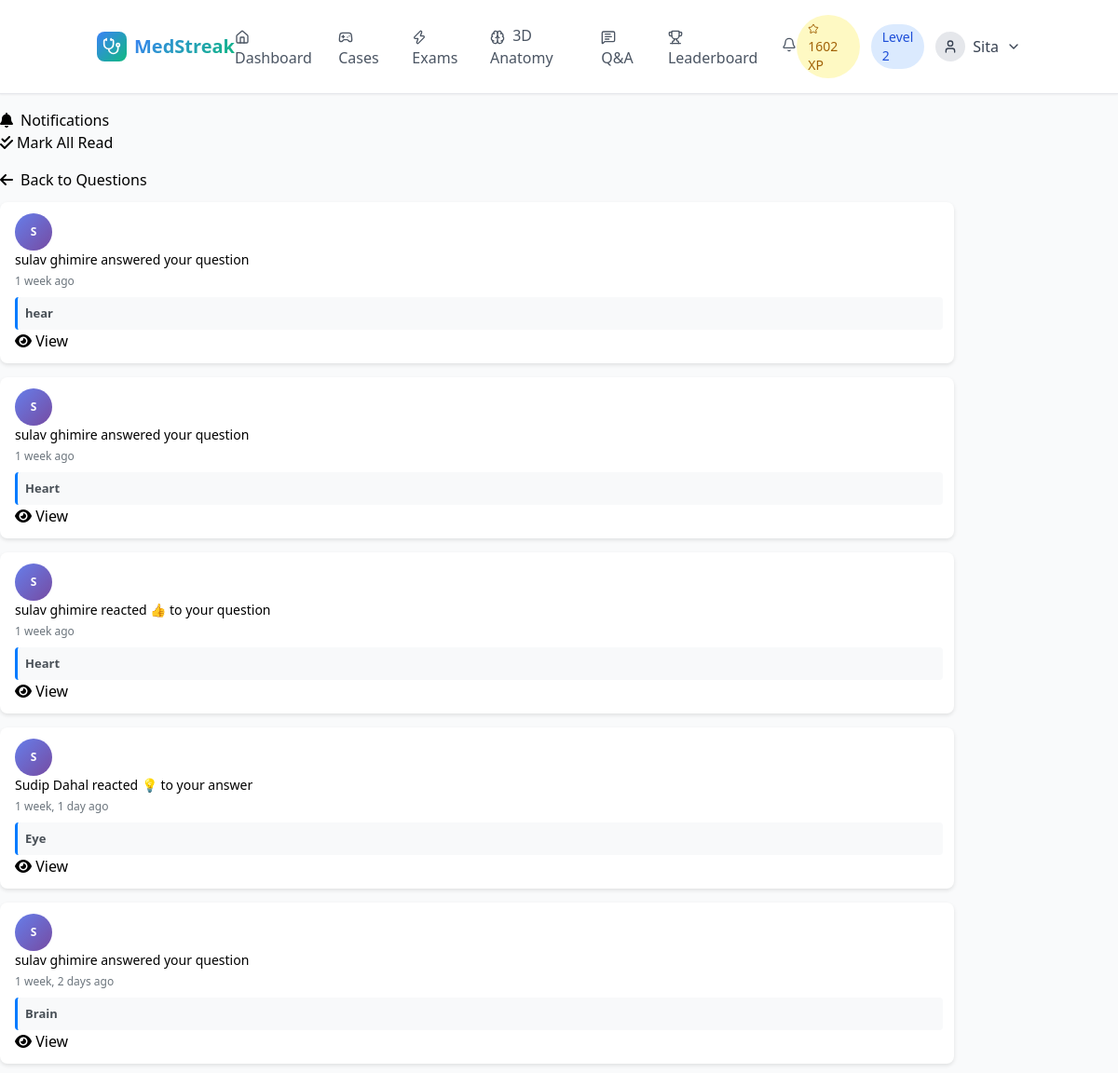
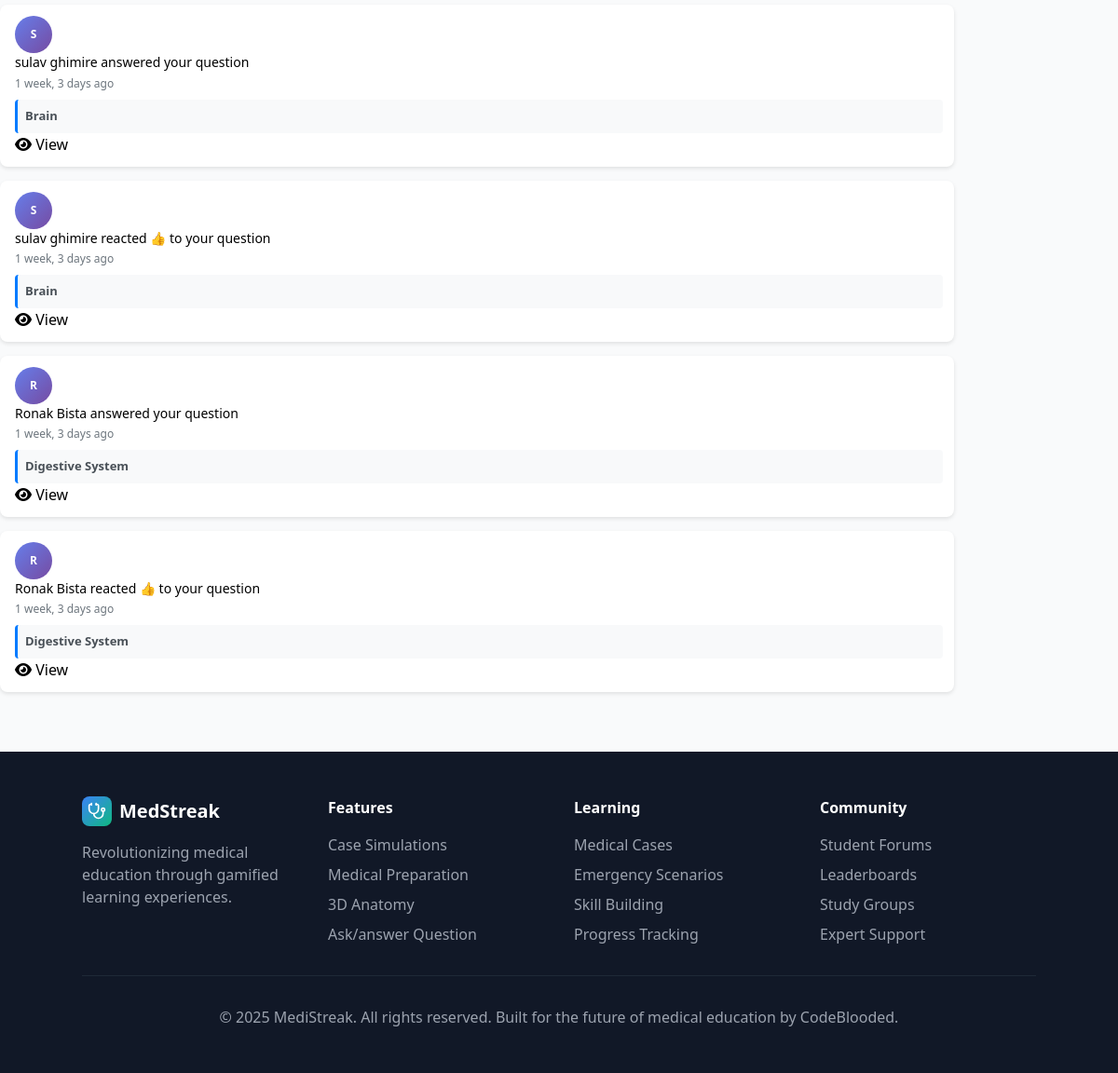
/ai-checker/notifications/ (signed in), run on the app's committed database (2 pictures, top to bottom).
### core/models.py (models this page shows, shortened)
class StudentProfile(models.Model):
    YEAR_CHOICES = [
        ('1', 'First Year'),
        ('2', 'Second Year'),
        ('3', 'Third Year'),
        ('4', 'Fourth Year'),
        ('resident', 'Resident'),
        ('other', 'Other'),
    ]
    SPECIALIZATION_CHOICES = [
        ('general', 'General Medicine'),
        ('cardiology', 'Cardiology'),
        ('neurology', 'Neurology'),
        ('pediatrics', 'Pediatrics'),
        ('surgery', 'Surgery'),
        ('psychiatry', 'Psychiatry'),
        ('emergency', 'Emergency Medicine'),
        ('radiology', 'Radiology'),
        ('pathology', 'Pathology'),
        ('other', 'Other'),
    ]
    user = models.OneToOneField(User, on_delete=models.CASCADE)
    student_id =  models.CharField(max_length=100, unique=True, default=generate_student_id)
    university = models.CharField(max_length=200, blank=True)
    year_of_study = models.CharField(max_length=10, choices=YEAR_CHOICES, default='1')
    specialization = models.CharField(max_length=20, choices=SPECIALIZATION_CHOICES, default='general')
    total_xp = models.IntegerField(default=0)
    level = models.IntegerField(default=1)
    current_streak = models.IntegerField(default=0)
    longest_streak = models.IntegerField(default=0)
    last_activity = models.DateTimeField(default=timezone.now)
    cases_completed = models.IntegerField(default=0)
    quiz_accuracy = models.FloatField(default=0.0)
    total_study_time = models.IntegerField(default=0)  # in minutes
    timed_challenges_completed = models.IntegerField(default=0)
    is_profile_complete = models.BooleanField(default=False)
    email_notifications = models.BooleanField(default=True)
    public_profile = models.BooleanField(default=True)
    created_at = models.DateTimeField(auto_now_add=True)
    updated_at = models.DateTimeField(auto_now=True)

### ai_checker/models.py (models this page shows, shortened)
class Notification(models.Model):
    NOTIFICATION_TYPES = [
        ('question_reaction', 'Question Reaction'),
        ('question_answer', 'Question Answer'),
        ('answer_reaction', 'Answer Reaction'),
    ]
    recipient = models.ForeignKey(User, on_delete=models.CASCADE, related_name='notifications')
    sender = models.ForeignKey(User, on_delete=models.CASCADE, related_name='sent_notifications')
    notification_type = models.CharField(max_length=20, choices=NOTIFICATION_TYPES)
    question = models.ForeignKey(Question, on_delete=models.CASCADE, null=True, blank=True)
    answer = models.ForeignKey(Answer, on_delete=models.CASCADE, null=True, blank=True)
    reaction_type = models.CharField(max_length=10, blank=True, null=True)
    is_read = models.BooleanField(default=False)
    created_at = models.DateTimeField(default=timezone.now)
    class Meta:
        ordering = ['-created_at']
    def get_message(self):
        if self.notification_type == 'question_reaction':
            reaction_emoji = dict(QuestionReaction.REACTION_CHOICES).get(self.reaction_type, '👍')
            return f"{self.sender.get_full_name() or self.sender.username} reacted {reaction_emoji} to your question"
        elif self.notification_type == 'question_answer':
            return f"{self.sender.get_full_name() or self.sender.username} answered your question"
        elif self.notification_type == 'answer_reaction':
            reaction_emoji = dict(AnswerReaction.REACTION_CHOICES).get(self.reaction_type, '👍')
            return f"{self.sender.get_full_name() or self.sender.username} reacted {reaction_emoji} to your answer"
        return "New notification"
    def get_url(self):
        if self.question:
            return f"/ai-checker/question/{self.question.id}/"
        return "/ai-checker/"

class Question(models.Model):
    author = models.ForeignKey(User, on_delete=models.CASCADE, related_name='questions')
    title = models.CharField(max_length=200)
    content = models.TextField()
    image = models.ImageField(upload_to='question_images/', blank=True, null=True)
    created_at = models.DateTimeField(default=timezone.now)
    updated_at = models.DateTimeField(auto_now=True)
    class Meta:
        ordering = ['-created_at']

### ai_checker/views.py (the view)
# urls.py: path('notifications/', views.notifications, name='notifications'),
@login_required
def notifications(request):
    notifications = Notification.objects.filter(recipient=request.user).select_related(
        'sender', 'question', 'answer'
    )
    paginator = Paginator(notifications, 20)
    page_number = request.GET.get('page')
    page_obj = paginator.get_page(page_number)
    context = {
        'page_obj': page_obj,
    }
    return render(request, 'ai_checker/notifications.html', context)

### ai_checker/context_processors.py (called while the page is built)
def notification_count(request):
    if request.user.is_authenticated:
        unread_count = Notification.objects.filter(
            recipient=request.user,
            is_read=False
        ).count()
        return {'unread_notification_count': unread_count}
    return {'unread_notification_count': 0}

### templates/ai_checker/notifications.html (shortened to what this page needs)
{% extends 'base.html' %}
{% load static %}
{% block extra_css %}
<link href="https://cdnjs.cloudflare.com/ajax/libs/font-awesome/6.0.0/css/all.min.css" rel="stylesheet">
{% endblock %}
{% block content %}
<div class="container mt-4">
    <div class="row justify-content-center">
        <div class="col-lg-8">
            <div class="d-flex justify-content-between align-items-center mb-4">
                <h2><i class="fas fa-bell me-2"></i>Notifications</h2>
                <button class="btn btn-outline-primary btn-sm" onclick="markAllAsRead()">
                    <i class="fas fa-check-double me-1"></i>Mark All Read
                </button>
            </div>
            <div class="mb-3">
                <a href="{% url 'ai_checker:question_feed' %}" class="btn btn-outline-secondary">
                    <i class="fas fa-arrow-left me-2"></i>Back to Questions
                </a>
            </div>
            {% for notification in page_obj %}
            <div class="notification-card p-3 {% if not notification.is_read %}unread{% endif %}"
                 data-notification-id="{{ notification.id }}">
                <div class="d-flex align-items-start">
                    <div class="notification-avatar me-3">
                        {{ notification.sender.username|first|upper }}
                    </div>
                    <div class="notification-content">
                        <p class="notification-message">
                            {{ notification.get_message }}
                        </p>
                        <div class="notification-time">
                            {{ notification.created_at|timesince }} ago
                        </div>
                        {% if notification.question %}
                        <div class="notification-question">
                            <strong>{{ notification.question.title }}</strong>
                        </div>
                        {% endif %}
                    </div>
                    <div class="d-flex flex-column align-items-end">
                        {% if notification.question %}
                        <a href="{{ notification.get_url }}" class="btn btn-sm btn-primary">
                            <i class="fas fa-eye"></i> View
                        </a>
                        {% endif %}
                    </div>
                </div>
            </div>
            {% empty %}
            <div class="text-center py-5">
                <i class="fas fa-bell-slash fa-3x text-muted mb-3"></i>
                <h5>No notifications yet</h5>
                <p class="text-muted">You'll see notifications here when someone interacts with your questions or answers.</p>
            </div>
            {% endfor %}
        </div>
    </div>
</div>
{% endblock %}

### templates/base.html (shortened to what this page needs)
<!DOCTYPE html>
<html lang="en">
<head>
    <script src="https://cdn.tailwindcss.com"></script>
    {% block extra_css %}{% endblock %}
</head>
<body class="bg-gray-50">
    <header class="bg-white border-b sticky top-0 z-50 shadow-sm">
        <div class="container mx-auto px-4 py-4 flex items-center justify-between">
            <a href="{% url 'home' %}" class="flex items-center space-x-2">
                <div class="w-8 h-8 gradient-bg rounded-lg flex items-center justify-center">
                    <i data-lucide="stethoscope" class="w-5 h-5 text-white"></i>
                </div>
                <span class="text-xl font-bold gradient-text">MedStreak</span>
            </a>
            <nav class="hidden md:flex items-center space-x-6">
                {% if user.is_authenticated %}
                    <a href="{% url 'dashboard' %}" class="text-gray-600 hover:text-blue-600 transition-colors {% if request.resolver_match.url_name == 'dashboard' %}text-blue-600 font-medium{% endif %}">
                        <i data-lucide="home" class="w-4 h-4 inline mr-1"></i>
                        Dashboard
                    </a>
                    <a href="{% url 'case_list' %}" class="text-gray-600 hover:text-blue-600 transition-colors">
                        <i data-lucide="gamepad-2" class="w-4 h-4 inline mr-1"></i>
                        Cases
                    </a>
                    <a href="{% url 'quizzes:quiz_list' %}" class="text-gray-600 hover:text-blue-600 transition-colors">
                        <i data-lucide="zap" class="w-4 h-4 inline mr-1"></i>
                        Exams
                    </a>
                    <a href="{% url 'anatomy_explorer' %}" class="text-gray-600 hover:text-blue-600 transition-colors">
                        <i data-lucide="brain" class="w-4 h-4 inline mr-1"></i>
                        3D Anatomy
                    </a>
                    <a href="{% url 'ai_checker:question_feed' %}" class="text-gray-600 hover:text-blue-600 transition-colors">
                    <i data-lucide="message-square-text" class="w-4 h-4 inline mr-1"></i>
                       Q&A
                    </a>
                    <a href="{% url 'leaderboard' %}" class="text-gray-600 hover:text-blue-600 transition-colors">
                        <i data-lucide="trophy" class="w-4 h-4 inline mr-1"></i>
                        Leaderboard
                    </a>
                    <div class="relative" id="notification-dropdown">
                        <button class="text-gray-600 hover:text-blue-600 transition-colors relative inline-flex items-center focus:outline-none" onclick="toggleNotificationDropdown()">
                            <i data-lucide="bell" class="w-4 h-4"></i>
                        </button>
                    </div>
                {% endif %}
            </nav>
            <div class="flex items-center space-x-4">
                {% if user.is_authenticated %}
                    <div class="flex items-center space-x-3">
                        <div class="bg-yellow-100 text-yellow-700 px-3 py-1 rounded-full text-sm font-medium">
                            <i data-lucide="star" class="w-3 h-3 inline mr-1"></i>
                            {{ user.studentprofile.total_xp }} XP
                        </div>
                        <div class="bg-blue-100 text-blue-700 px-3 py-1 rounded-full text-sm font-medium">
                            Level {{ user.studentprofile.level }}
                        </div>
                        <div class="relative group">
                            <button class="flex items-center space-x-2 text-gray-700 hover:text-blue-600 transition-colors">
                                <div class="w-8 h-8 bg-gray-200 rounded-full flex items-center justify-center">
                                    <i data-lucide="user" class="w-4 h-4"></i>
                                </div>
                                <span class="hidden sm:block">{{ user.first_name|default:user.username }}</span>
                                <i data-lucide="chevron-down" class="w-4 h-4"></i>
                            </button>
                        </div>
                    </div>
                {% endif %}
            </div>
        </div>
    </header>
    <main>
        {% block content %}{% endblock %}
    </main>
    <footer class="bg-gray-900 text-white py-12 px-4 mt-16">
        <div class="container mx-auto">
            <div class="grid md:grid-cols-4 gap-8">
                <div>
                    <div class="flex items-center space-x-2 mb-4">
                        <div class="w-8 h-8 gradient-bg rounded-lg flex items-center justify-center">
                            <i data-lucide="stethoscope" class="w-5 h-5 text-white"></i>
                        </div>
                        <span class="text-xl font-bold">MedStreak</span>
                    </div>
                    <p class="text-gray-400">Revolutionizing medical education through gamified learning experiences.</p>
                </div>
                <div>
                    <h4 class="font-semibold mb-4">Features</h4>
                    <ul class="space-y-2 text-gray-400">
                        <li>Case Simulations</li>
                        <li>Medical Preparation</li>
                        <li>3D Anatomy</li>
                        <li>Ask/answer Question</li>
                    </ul>
                </div>
                <div>
                    <h4 class="font-semibold mb-4">Learning</h4>
                    <ul class="space-y-2 text-gray-400">
                        <li>Medical Cases</li>
                        <li>Emergency Scenarios</li>
                        <li>Skill Building</li>
                        <li>Progress Tracking</li>
                    </ul>
                </div>
                <div>
                    <h4 class="font-semibold mb-4">Community</h4>
                    <ul class="space-y-2 text-gray-400">
                        <li>Student Forums</li>
                        <li>Leaderboards</li>
                        <li>Study Groups</li>
                        <li>Expert Support</li>
                    </ul>
                </div>
            </div>
            <div class="border-t border-gray-800 mt-8 pt-8 text-center text-gray-400">
                <p>&copy; 2025 MediStreak. All rights reserved. Built for the future of medical education by CodeBlooded.</p>
            </div>
        </div>
    </footer>
</body>
</html>

### templates/base.html (style rules this page uses)
.gradient-bg { background: linear-gradient(135deg, #3b82f6 0%, #10b981 100%); }
.gradient-text { background: linear-gradient(135deg, #3b82f6 0%, #10b981 100%); -webkit-background-clip: text; -webkit-text-fill-color: transparent; background-clip: text; }
.notification-avatar { width: 32px; height: 32px; border-radius: 50%; background: linear-gradient(135deg, #667eea 0%, #764ba2 100%); display: flex; align-items: center; justify-content: center; color: white; font-weight: bold; font-size: 12px; }

### templates/ai_checker/notifications.html (style rules this page uses)
.notification-card { background: white; border-radius: 8px; box-shadow: 0 2px 4px rgba(0,0,0,0.1); margin-bottom: 15px; transition: all 0.2s ease; border-left: 4px solid transparent; }
.notification-avatar { width: 40px; height: 40px; border-radius: 50%; background: linear-gradient(135deg, #667eea 0%, #764ba2 100%); display: flex; align-items: center; justify-content: center; color: white; font-weight: bold; }
.notification-content { flex: 1; min-width: 0; }
.notification-message { margin: 0; font-size: 14px; line-height: 1.4; }
.notification-time { font-size: 12px; color: #6c757d; margin-top: 4px; }
.notification-question { font-size: 13px; color: #495057; margin-top: 8px; padding: 8px; background: #f8f9fa; border-radius: 4px; border-left: 3px solid #007bff; }

### data on the page
Notification: sender.username|first "S", get_message "sulav ghimire answered your question", created_at "1 week", question "hear"
Notification: sender.username|first "S", get_message "sulav ghimire answered your question", created_at "1 week", question "Heart"
Notification: sender.username|first "S", get_message "sulav ghimire reacted 👍 to your question", created_at "1 week", question "Heart"
Notification: sender.username|first "S", get_message "Sudip Dahal reacted 💡 to your answer", created_at "1 week, 1 day", question "Eye"
Notification: sender.username|first "S", get_message "sulav ghimire answered your question", created_at "1 week, 2 days", question "Brain"
Notification: sender.username|first "S", get_message "sulav ghimire answered your question", created_at "1 week, 3 days", question "Brain"
Notification: sender.username|first "S", get_message "sulav ghimire reacted 👍 to your question", created_at "1 week, 3 days", question "Brain"
Notification: sender.username|first "R", get_message "Ronak Bista answered your question", created_at "1 week, 3 days", question "Digestive System"
Notification: sender.username|first "R", get_message "Ronak Bista reacted 👍 to your question", created_at "1 week, 3 days", question "Digestive System"

### other printed values
{{ user.studentprofile.total_xp }} "1602"
{{ user.studentprofile.level }} "2"
{{ user.first_name|default:user.username }} "Sita"
